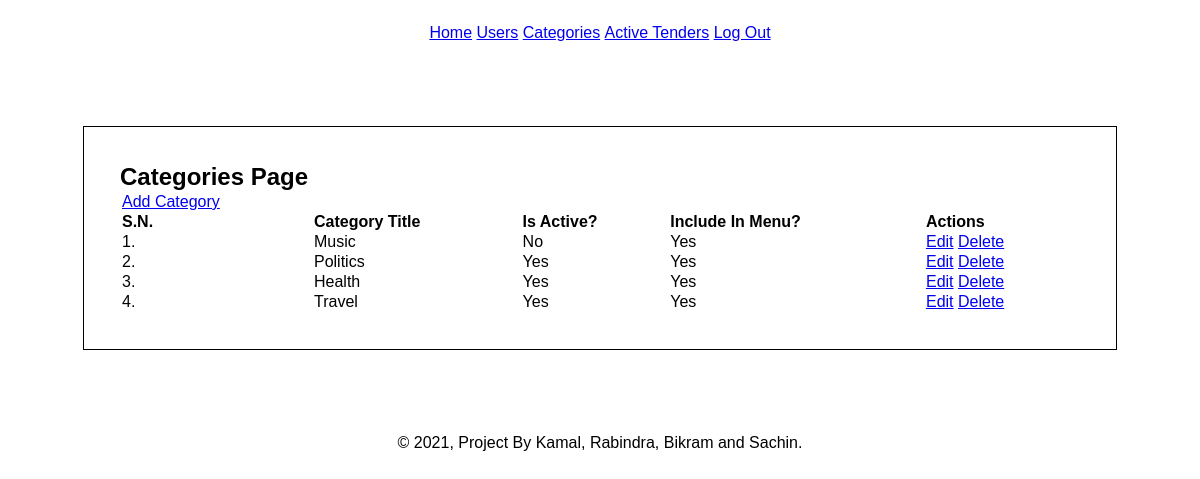
/admin/categories.php (signed in), run on the app's committed database.
### tables this page shows
CREATE TABLE `tbl_categories` (
  `category_id` int(10) UNSIGNED NOT NULL,
  `category_title` varchar(100) NOT NULL,
  `category_description` varchar(255) NOT NULL,
  `is_active` tinyint(1) NOT NULL,
  `include_in_menu` tinyint(1) NOT NULL,
  `created_at` datetime NOT NULL,
  `updated_at` datetime NOT NULL
);

### admin/categories.php (the view, shortened to what this page needs)
<?php
    include('box/header.php');
?>
    <section class="main">
        <h1>Categories Page</h1>
        <table style="width: 100%; text-align: left;">
            <tr>
                <td colspan="">
                    <a href="add_category.php">Add Category</a>
                </td>
            </tr>
            <tr>
                <th>S.N.</th>
                <th>Category Title</th>
                <th>Is Active?</th>
                <th>Include In Menu?</th>
                <th>Actions</th>
            </tr>
            <?php
                $conn = mysqli_connect(LOCALHOST,USERNAME,PASSWORD) or die(mysqli_error());
                $query = "SELECT * FROM tbl_categories";
                $res = mysqli_query($conn,$query);
                if($res==true)
                {
                    $num_rows = mysqli_num_rows($res);
                    if($num_rows>0)
                    {
                        $sn = 1;
                        while($row=mysqli_fetch_assoc($res))
                        {
                            $category_id = $row['category_id'];
                            $category_title = $row['category_title'];
                            $include_in_menu = $row['include_in_menu'];
                            $is_active = $row['is_active'];
                            ?>
                            <tr>
                                <td><?php echo $sn++; ?>.</td>
                                <td><?php echo $category_title; ?></td>
                                <td>
                                    <?php
                                        if($is_active==1)
                                        {
                                            echo "Yes";
                                        }
                                        else
                                        {
                                            echo "No";
                                        }
                                     ?>
                                 </td>
                                <td>
                                    <?php
                                        if($include_in_menu==1)
                                        {
                                            echo "Yes";
                                        }
                                        else
                                        {
                                            echo "No";
                                        }
                                     ?>
                                 </td>
                                <td>
                                    <a href="<?php echo SITEURL; ?>admin/update_category.php?category_id=<?php echo $category_id; ?>">Edit</a>
                                    <a href="<?php echo SITEURL; ?>admin/delete_category.php?category_id=<?php echo $category_id; ?>">Delete</a>
                                </td>
                            </tr>
                            <?php
                        }
                    }
                    else
                    {
                        echo "No Categories Added Yet.";
                    }
                }
            ?>
        </table>
    </section>
    <?php include('box/footer.php'); ?>

### assets/css/style.css (style rules this page uses)
* { margin: 0 0; padding: 0 0; font-family: sans-serif,arial,helvetica; }
.main { width: 80%; border: 1px solid black; padding: 3%; margin: 5% auto; }

### data on the page
tbl_categories: category_title "Music", is_active "No", include_in_menu "Yes"
tbl_categories: category_title "Politics", is_active "Yes", include_in_menu "Yes"
tbl_categories: category_title "Health", is_active "Yes", include_in_menu "Yes"
tbl_categories: category_title "Travel", is_active "Yes", include_in_menu "Yes"
